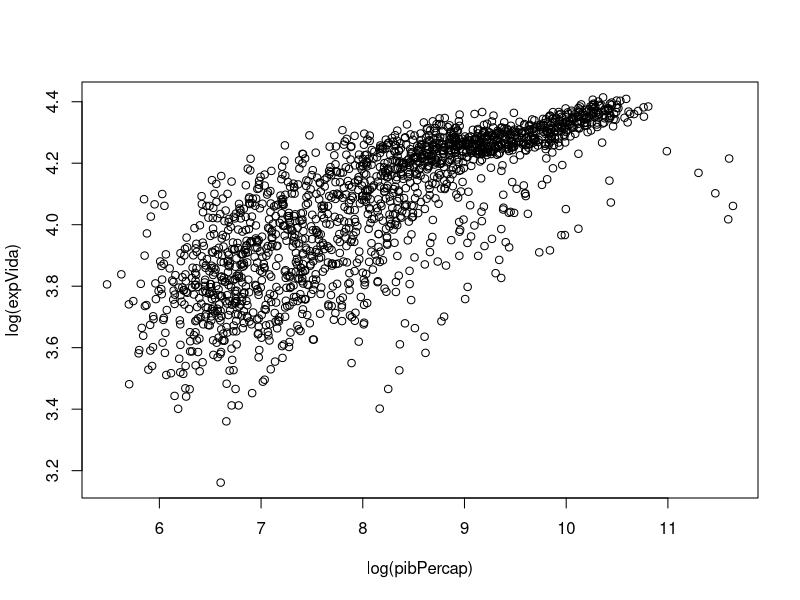

This figure's R source:
## ---- chunk 1
dados <- read.table("pib_gapminder.csv", header = TRUE,
                    sep = ",", dec = ".")
str(dados)
## ---- chunk 2
plot(log(expVida) ~ log(pibPercap), data = dados)
## ---- chunk 3
tab <- aggregate(expVida ~ continente, data = dados, mean)
tab
## ---- chunk 4
library(xtable)
print(xtable(tab, caption = "Média de expVida por continente",
             label = "tab:medias", align = "ccc"),
      include.rownames = FALSE,
      caption.placement = "top")
